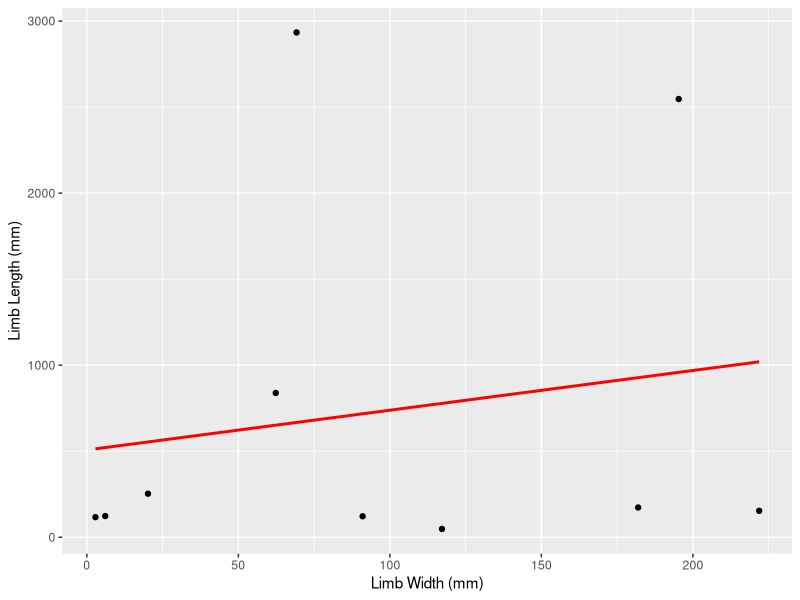
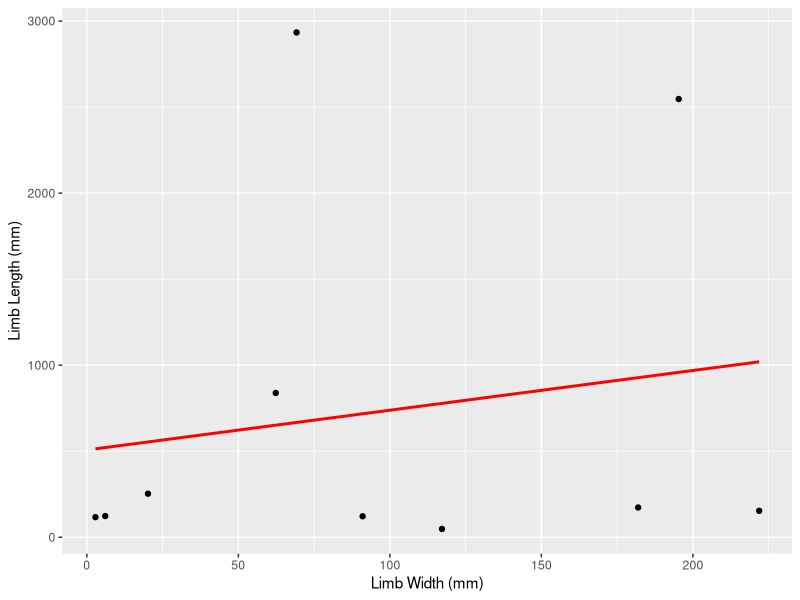

The R source for these figures, in order:
#imported data
MData=read.csv("Data//measurements.csv")

#Using area instead of volume due to lack of dimensions
Limb.Volume = 1:length(MData$Species)
UnitsV = 1:length(MData$Species)

#loop to convert units from "cm" to "mm" or keep the same if already in "mm"
for(i in 1:length(MData$Species)){
  width = MData$Limb.Width[i]
  length = MData$Limb.Length[i]
  
  if(MData$UnitsW[i] == "cm"){
    width = width*10
  }
  
  if(MData$UnitsL[i] == "cm"){
    length = length*10
  }
  
  #Treating limb as cylinder to calc volume
  
  radius = width/2
  
  Limb.Volume[i] = pi * radius^2 * length
    
  UnitsV[i] = "mm^3"
}

#added limb volume information to data frame 
MData = as.data.frame(cbind(MData,Limb.Volume,UnitsV))

#Save updated data frame
write.csv(MData,"Data//measurements_w_volume.csv",row.names=FALSE)

#Code for graph

library(ggplot2) #import ggplot library

#loop to convert measurements. "cm" values are converted to "mm"
for(i in 1:length(MData$Species)){
  if (MData$UnitsW[i] == "cm"){
    MData$Limb.Width[i] = MData$Limb.Width[i]*10
    MData$UnitsW[i] = "mm"
  }
  
  if (MData$UnitsL[i]== "cm"){
    MData$Limb.Length[i] = MData$Limb.Length[i]*10
    MData$UnitsL[i] = "mm"
  }
}

#used ggplot to create a scatter plot for the relationship between width and length
#added labels and regression line. graph object saved for later use.
Graph<- ggplot(MData, aes(Limb.Width,Limb.Length)) +
  xlab("Limb Width (mm)")+
  ylab("Limb Length (mm)")+
  geom_point() +
  geom_smooth(method = 'lm',colour="red",se=FALSE)
print(Graph)

#graph saved as pdf with 20x20 dimensions
ggsave("Graph.pdf", plot = Graph, device = "pdf", path = "Data//",
       scale = 1, width = 20, height = 20, units = "cm")